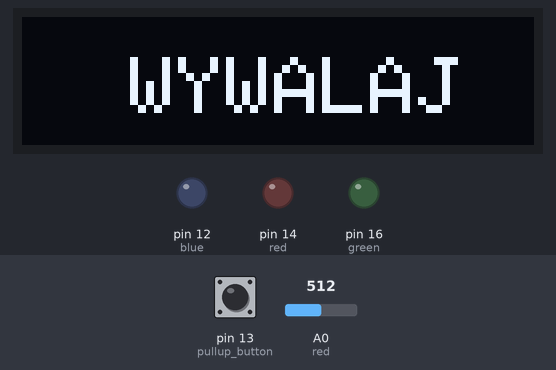
Recording of a sketch running on a simulated Arduino Uno, built with avr-gcc and run on an emulated ATmega328P. On the bench: 128×32 one-colour display, output pins drawn as LEDs (lit = HIGH). Inputs (shaded band) come from the test bench; at power-on: A0 (red) = 512, pin 13 (pullup_button) HIGH.

Above: at 1.27 s.
1.3 s: A0 (red) set to 56
3.2 s: A0 (red) set to 45
At 3.68 s:
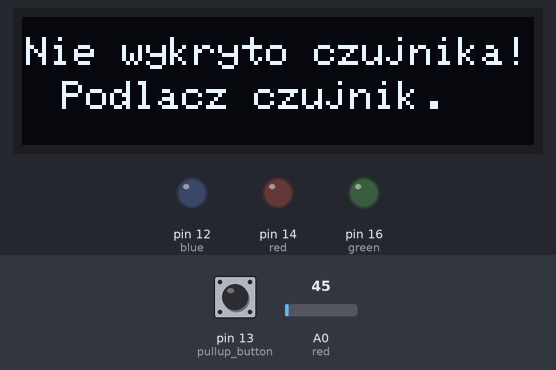
5.0 s: A0 (red) set to 122
At 5.87 s:
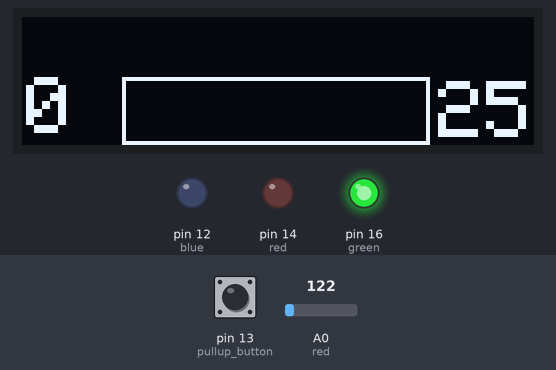
7.0 s: pin 13 (pullup_button) pulled LOW for 0.65 s
At 7.16 s:
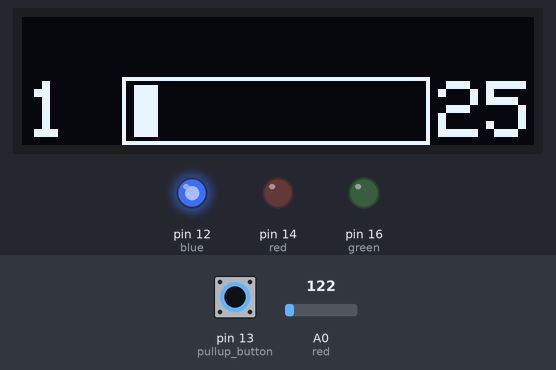
10.0 s: pin 13 (pullup_button) pulled LOW for 3.2 s
At 10.79 s:
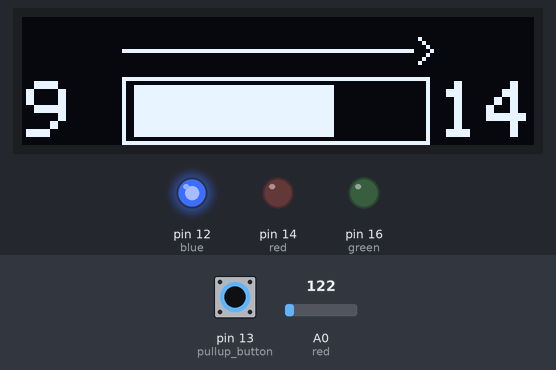
14.7 s: A0 (red) set to 40
At 15.38 s:
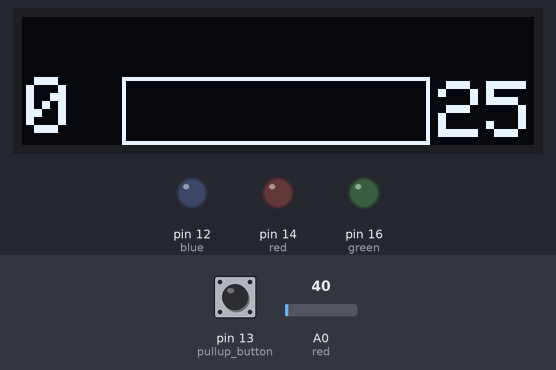
Timing chart, 0 to 18.1 s (numbered marks = the images above; inputs shaded):
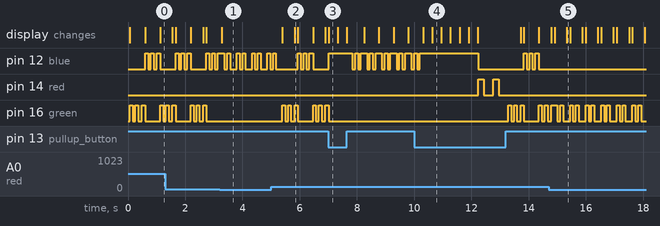

The sketch:

wemos_licznik_beli.ino
```cpp
#include "HallaStaff.h"
#include "OledStuff.h"
#include "ButtonStuff.h"
#include "LEDStuff.h"
#include "OneFunctionToRuleThemAll.h"
void setup()
{
  // Serial.begin(9600);
  oled_start(); //OLED setup
  button_start();
  LED_start();
}

void loop()
{
  main_function();
}
```

ButtonStuff.h
```cpp
int pullup_button = 13;

void button_start()
{
  pinMode(pullup_button, INPUT_PULLUP);
}
```

LEDStuff.h
```cpp
int green = 16; //D0
int blue = 12; //D5
int red = 14; //D6

//1-d5
//2-d0
//3-d6


int end_green = 10;
int end_blue = 20;

void start_LED()
{   digitalWrite(green, LOW);
    digitalWrite(blue, LOW);
    digitalWrite(red, LOW);

   digitalWrite(green, HIGH);
    delay(100);
    digitalWrite(green, LOW);
    delay(100);
    digitalWrite(green, HIGH);
    delay(100);
    digitalWrite(green, LOW);
    delay(100);
}

void blue_LED_signal()
{   digitalWrite(green, LOW);
    digitalWrite(blue, LOW);
    digitalWrite(red, LOW);

   digitalWrite(blue, HIGH);
    delay(100);
    digitalWrite(blue, LOW);
    delay(100);
    digitalWrite(blue, HIGH);
    delay(100);
    digitalWrite(blue, LOW);
    delay(100);
}

void run_leds_show() {
  if(sensor_not_detected)
  {
    digitalWrite(green, LOW);
    digitalWrite(blue, LOW);
    digitalWrite(red, LOW);
  }
  else
  {
        if(counter == 0)
  {
    digitalWrite(green, HIGH);
    digitalWrite(blue, LOW);
    digitalWrite(red, LOW);
  }

  if(counter > 0 && counter < max_turn_number)
  {
    digitalWrite(green, LOW);
    digitalWrite(blue, HIGH);
    digitalWrite(red, LOW);
  }

  if(counter >=  max_turn_number)
  {
    digitalWrite(green, LOW);
    digitalWrite(blue, LOW);
    digitalWrite(red, HIGH);
    delay(200);
    digitalWrite(red, LOW);
    delay(200);

  }
  }
}


void LED_start()
{
  pinMode(green,OUTPUT);
  pinMode(blue,OUTPUT);
  pinMode(red,OUTPUT);

  digitalWrite(green, LOW);
  digitalWrite(blue, LOW);
  digitalWrite(red, LOW);
}
```

OledStuff.h
```cpp
#include <Adafruit_GFX.h>
#include <Adafruit_SSD1306.h> // by Adafruit
#include <Wire.h>  //for custom sda, scl define

Adafruit_SSD1306 display(128, 32, &Wire, -1);  // On wemos:   D2(SDA),  D1(SCL); VCC=3.3v;
bool new_custom_turn_value_state = false;


void oled_display(String message) {
  display.clearDisplay();                           // Clear display buffer
  display.setTextSize(1);                           // Draw 2X-scale text
  display.setTextColor(SSD1306_WHITE);
  display.setCursor(1, 1);
  display.println(message);
  display.display();  // Update screen
}

void alert()
{
    display.clearDisplay(); // Clear display buffer
    display.drawLine(0, 32, 128,32, SSD1306_WHITE); // (x1,y1,x2,y2,color)
    display.setTextSize(2); // Draw 2X-scale text
    display.setTextColor(SSD1306_WHITE);
    display.setCursor(27, 10);
    display.println(F("WYWALAJ"));
    display.display(); // Update screen
}

void display_start_screen()
{
    display.clearDisplay(); // Clear display buffer
    display.display();
    display.drawLine(0, 32, 128,32, SSD1306_WHITE); // (x1,y1,x2,y2,color)
    display.setTextColor(SSD1306_WHITE);
    display.setTextSize(2); // Draw 2X-scale text
    display.setCursor(1, 15);
    display.println(counter);
    display.setCursor(104, 16);
    display.println(max_turn_number);
    display.drawRect(25,15,77,17,SSD1306_WHITE); // drawRect(x,y,width, height)
    display.display(); // Update screen
}


void updateScreen()
{
  if(counter != counter_job )
  {
      if(max_turn_number>counter)
    {
      display.clearDisplay(); // Clear display buffer
      display.drawLine(0, 32, 128,32, SSD1306_WHITE); // (x1,y1,x2,y2,color)
      display.setTextSize(1); // Draw 2X-scale text
      display.setTextColor(SSD1306_WHITE);

      display.setTextSize(2); // Draw 2X-scale text
      display.setCursor(1, 16);
      display.println(counter);
      display.setCursor(104, 16);
      display.println(max_turn_number);

      display.drawRect(25,15,77,17,SSD1306_WHITE); // drawRect(x,y,width, height)

    if(new_custom_turn_value_state)
    {
      display.setTextSize(1); // Draw 2X-scale text
      display.setCursor(98, 5);
      display.println(">");
      display.drawLine(25, 8, 97, 8, SSD1306_WHITE);
      // display.setCursor(90, 5);
      // display.println(F("max:"));
      // display.setCursor(110, 5);
      // display.println(max_turn_number);
    }

        int e = 0;
        int er = 77/max_turn_number;

        for (int i = 0; i <= counter; i++)
        {
          e=e+er;
          display.fillRect(28, 17, e, 13, SSD1306_WHITE);
        }
      }
      else
      {
        alert();
      }
      display.display(); // Update screen


    counter_job = counter;
  }

  if(sensor_not_detected)
  {
    display.clearDisplay();
    display.setTextSize(1); // Draw 2X-scale text
    display.setCursor(1, 5);
    display.println("Nie wykryto czujnika!");
    display.setCursor(10, 16);
    display.println("Podlacz czujnik.");
    display.display(); // Update screen
  }

}


void oled_start() {
  // Wire.begin(I2C_SDA, I2C_SCL);                      //Wire.begin(I2C_SDA, I2C_SCL);
  if (!display.begin(SSD1306_SWITCHCAPVCC, 0x3C)) {  //See datasheet for Address; 0x3D for 128x64, 0x3C for 128x32
    Serial.println(F("SSD1306 allocation failed"));
    for (;;);  // Don't proceed, loop forever
  }
  // Serial.println("oled display status: ok");
  display.clearDisplay();
  display_start_screen();
}
```

OneFunctionToRuleThemAll.h
```cpp
void check_button()
{
  if(digitalRead(pullup_button))
  {


    if(counter >= max_turn_number || counter == 0 )
    {
      counter = 0;
      counter_job = 0;
      new_custom_turn_value_state = false;
      max_turn_number = 25;
      start_LED();
      display_start_screen();
    }

    if(counter > 0 && counter < max_turn_number)
    {
      max_turn_number = counter * 2;
      new_custom_turn_value_state = true;
      counter_job = counter_job -1; //for oled change
      blue_LED_signal();
    }

  }
}


void main_function()
{
    halotron_run();
    updateScreen();
    check_button();
    run_leds_show();
    delay(100);
}
```

HallaStaff.h
```cpp
void blink() {
  digitalWrite(LED_BUILTIN, HIGH);  // turn the LED on (HIGH is the voltage level)
  delay(20);                         // wait
  digitalWrite(LED_BUILTIN, LOW);   // turn the LED off by making the voltage LOW
}

int max_turn_number = 25;
int counter = 0;
int counter_job = 0;
long m = millis();
int analog_pin = 0;
int neutral_value = 590;            // <- SETUP
int range_value = 20;               // <- SETUP
int neutral_value_max = neutral_value+range_value;
int neutral_value_min = neutral_value-range_value;
bool sensor_not_detected = false;

void halotron_run()
{
  int wartosc_cyfrowa = 0;
  int wartosc_analogowa = 0;

  // wartosc_cyfrowa = digitalRead(3);
  wartosc_analogowa = analogRead(analog_pin);

  // if (wartosc_cyfrowa== LOW || wartosc_analogowa > 5500)
  if ( (wartosc_analogowa > neutral_value_max || wartosc_analogowa < neutral_value_min) && millis()-m >300)
  {
    if(wartosc_analogowa<50)
    {
      sensor_not_detected = true;
    }
    else
    {
      Serial.print("Wykryto magnes! counter: ");
      Serial.println(counter);
      Serial.print(" -Wartosc analogowa: ");
      Serial.println(wartosc_analogowa);
      counter++;
      m = millis();
      sensor_not_detected = false;
    }

  }

  Serial.println(wartosc_analogowa);
}
```

Measured:
- the behaviour switches between 50 and 49 on A0 (red) (found by bisection; images 0 and 1)
- after the input at 3.2 s, pin 16 (green): stops changing and stays LOW; the display: changes after 0.07 s (image 1)
- after the input at 5.0 s, pin 16 (green): LOW → HIGH after 0.39 s, → LOW 0.10 s later, → HIGH 0.10 s later, → LOW 0.10 s later, … (11 changes in this stretch); the display: first changes after 0.39 s (image 2 shows a later state)
- after the input at 7.0 s, pin 16 (green): goes on until 7.0 s, then stays LOW
- after the input at 10.0 s, pin 14 (red): alternates HIGH for 0.20 s and LOW for 0.33 s, 4 changes in all, then stays LOW, starting after 2.2 s; pin 16 (green): LOW → HIGH after 3.3 s, → LOW 0.10 s later, → HIGH 0.10 s later, → LOW 0.10 s later, … (10 changes in this stretch)
- after the input at 14.7 s, pin 12 (blue): stops changing and stays LOW; the display: first differs from a run without the input after 0.20 s (image 5 shows a later state)
